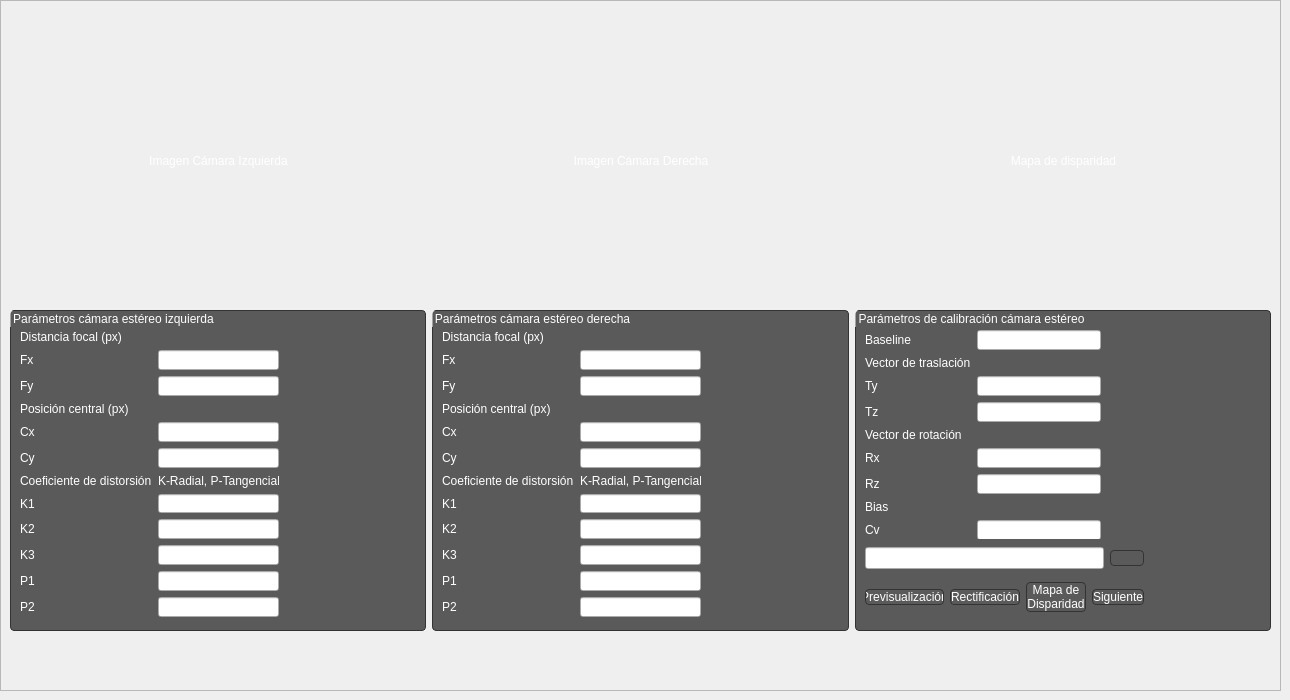
               <widget class="QWidget" name="Rectificacion">
                <widget class="QFrame" name="frame_8">
                 <property name="geometry">
                  <rect>
                   <x>0</x>
                   <y>0</y>
                   <width>1281</width>
                   <height>691</height>
                  </rect>
                 </property>
                 <property name="frameShape">
                  <enum>QFrame::StyledPanel</enum>
                 </property>
                 <property name="frameShadow">
                  <enum>QFrame::Raised</enum>
                 </property>
                 <widget class="QWidget" name="horizontalLayoutWidget_4">
                  <property name="geometry">
                   <rect>
                    <x>10</x>
                    <y>310</y>
                    <width>1261</width>
                    <height>321</height>
                   </rect>
                  </property>
                  <layout class="QHBoxLayout" name="horizontalLayout_20">
                   <item>
                    <widget class="QGroupBox" name="groupBox_4">
                     <property name="styleSheet">
                      <string notr="true">QGroupBox{
	border:1px solid rgb(51,51,51);	
	border-radius:4px;
	color:white;
	background:rgb(91,90,90);
}</string>
                     </property>
                     <property name="title">
                      <string>Parámetros cámara estéreo izquierda</string>
                     </property>
                     <widget class="QWidget" name="formLayoutWidget">
                      <property name="geometry">
                       <rect>
                        <x>10</x>
                        <y>20</y>
                        <width>259</width>
                        <height>287</height>
                       </rect>
                      </property>
                      <layout class="QFormLayout" name="formLayout">
                       <item row="0" column="0">
                        <widget class="QLabel" name="label_6">
                         <property name="styleSheet">
                          <string notr="true">color:white;</string>
                         </property>
                         <property name="text">
                          <string>Distancia focal (px)</string>
                         </property>
                         <property name="textFormat">
                          <enum>Qt::PlainText</enum>
                         </property>
                        </widget>
                       </item>
                       <item row="1" column="0">
                        <widget class="QLabel" name="label_7">
                         <property name="styleSheet">
                          <string notr="true">color:white;</string>
                         </property>
                         <property name="text">
                          <string>Fx</string>
                         </property>
                        </widget>
                       </item>
                       <item row="2" column="0">
                        <widget class="QLabel" name="label_8">
                         <property name="styleSheet">
                          <string notr="true">color:white;</string>
                         </property>
                         <property name="text">
                          <string>Fy</string>
                         </property>
                        </widget>
                       </item>
                       <item row="3" column="0">
                        <widget class="QLabel" name="label_9">
                         <property name="styleSheet">
                          <string notr="true">color:white;</string>
                         </property>
                         <property name="text">
                          <string>Posición central (px)</string>
                         </property>
                        </widget>
                       </item>
                       <item row="4" column="0">
                        <widget class="QLabel" name="label_10">
                         <property name="styleSheet">
                          <string notr="true">color:white;</string>
                         </property>
                         <property name="text">
                          <string>Cx</string>
                         </property>
                        </widget>
                       </item>
                       <item row="5" column="0">
                        <widget class="QLabel" name="label_11">
                         <property name="styleSheet">
                          <string notr="true">color:white;</string>
                         </property>
                         <property name="text">
                          <string>Cy</string>
                         </property>
                        </widget>
                       </item>
                       <item row="6" column="0">
                        <widget class="QLabel" name="label_12">
                         <property name="styleSheet">
                          <string notr="true">color:white;</string>
                         </property>
                         <property name="text">
                          <string>Coeficiente de distorsión</string>
                         </property>
                        </widget>
                       </item>
                       <item row="7" column="0">
                        <widget class="QLabel" name="label_13">
                         <property name="styleSheet">
                          <string notr="true">color:white;</string>
                         </property>
                         <property name="text">
                          <string>K1</string>
                         </property>
                        </widget>
                       </item>
                       <item row="8" column="0">
                        <widget class="QLabel" name="label_14">
                         <property name="styleSheet">
                          <string notr="true">color:white;</string>
                         </property>
                         <property name="text">
                          <string>K2</string>
                         </property>
                        </widget>
                       </item>
                       <item row="9" column="0">
                        <widget class="QLabel" name="label_15">
                         <property name="styleSheet">
                          <string notr="true">color:white;</string>
                         </property>
                         <property name="text">
                          <string>K3</string>
                         </property>
                        </widget>
                       </item>
                       <item row="11" column="0">
                        <widget class="QLabel" name="label_17">
                         <property name="styleSheet">
                          <string notr="true">color:white;</string>
                         </property>
                         <property name="text">
                          <string>P2</string>
                         </property>
                        </widget>
                       </item>
                       <item row="10" column="0">
                        <widget class="QLabel" name="label_16">
                         <property name="styleSheet">
                          <string notr="true">color:white;</string>
                         </property>
                         <property name="text">
                          <string>P1</string>
                         </property>
                        </widget>
                       </item>
                       <item row="1" column="1">
                        <widget class="QLineEdit" name="Fx_left_camera"/>
                       </item>
                       <item row="2" column="1">
                        <widget class="QLineEdit" name="Fy_left_camera"/>
                       </item>
                       <item row="4" column="1">
                        <widget class="QLineEdit" name="Cx_left_camera"/>
                       </item>
                       <item row="5" column="1">
                        <widget class="QLineEdit" name="Cy_left_camera"/>
                       </item>
                       <item row="7" column="1">
                        <widget class="QLineEdit" name="K1_left_camera"/>
                       </item>
                       <item row="8" column="1">
                        <widget class="QLineEdit" name="K2_left_camera_2"/>
                       </item>
                       <item row="9" column="1">
                        <widget class="QLineEdit" name="K3_left_camera"/>
                       </item>
                       <item row="10" column="1">
                        <widget class="QLineEdit" name="P1_left_camera"/>
                       </item>
                       <item row="11" column="1">
                        <widget class="QLineEdit" name="P2_left_camera"/>
                       </item>
                       <item row="6" column="1">
                        <widget class="QLabel" name="label_31">
                         <property name="styleSheet">
                          <string notr="true">color:white;</string>
                         </property>
                         <property name="text">
                          <string>K-Radial, P-Tangencial</string>
                         </property>
                        </widget>
                       </item>
                      </layout>
                     </widget>
                    </widget>
                   </item>
                   <item>
                    <widget class="QGroupBox" name="groupBox_7">
                     <property name="styleSheet">
                      <string notr="true">QGroupBox{
	border:1px solid rgb(51,51,51);	
	border-radius:4px;
	color:white;
	background:rgb(91,90,90);
}</string>
                     </property>
                     <property name="title">
                      <string>Parámetros cámara estéreo derecha</string>
                     </property>
                     <widget class="QWidget" name="formLayoutWidget_2">
                      <property name="geometry">
                       <rect>
                        <x>10</x>
                        <y>20</y>
                        <width>259</width>
                        <height>287</height>
                       </rect>
                      </property>
                      <layout class="QFormLayout" name="formLayout_2">
                       <item row="0" column="0">
                        <widget class="QLabel" name="label_18">
                         <property name="styleSheet">
                          <string notr="true">color:white;</string>
                         </property>
                         <property name="text">
                          <string>Distancia focal (px)</string>
                         </property>
                         <property name="textFormat">
                          <enum>Qt::PlainText</enum>
                         </property>
                        </widget>
                       </item>
                       <item row="1" column="0">
                        <widget class="QLabel" name="label_19">
                         <property name="styleSheet">
                          <string notr="true">color:white;</string>
                         </property>
                         <property name="text">
                          <string>Fx</string>
                         </property>
                        </widget>
                       </item>
                       <item row="1" column="1">
                        <widget class="QLineEdit" name="Fx_right_camera"/>
                       </item>
                       <item row="2" column="0">
                        <widget class="QLabel" name="label_20">
                         <property name="styleSheet">
                          <string notr="true">color:white;</string>
                         </property>
                         <property name="text">
                          <string>Fy</string>
                         </property>
                        </widget>
                       </item>
                       <item row="2" column="1">
                        <widget class="QLineEdit" name="Fy_right_camera"/>
                       </item>
                       <item row="3" column="0">
                        <widget class="QLabel" name="label_21">
                         <property name="styleSheet">
                          <string notr="true">color:white;</string>
                         </property>
                         <property name="text">
                          <string>Posición central (px)</string>
                         </property>
                        </widget>
                       </item>
                       <item row="4" column="0">
                        <widget class="QLabel" name="label_22">
                         <property name="styleSheet">
                          <string notr="true">color:white;</string>
                         </property>
                         <property name="text">
                          <string>Cx</string>
                         </property>
                        </widget>
                       </item>
                       <item row="4" column="1">
                        <widget class="QLineEdit" name="Cx_right_camera"/>
                       </item>
                       <item row="5" column="0">
                        <widget class="QLabel" name="label_23">
                         <property name="styleSheet">
                          <string notr="true">color:white;</string>
                         </property>
                         <property name="text">
                          <string>Cy</string>
                         </property>
                        </widget>
                       </item>
                       <item row="5" column="1">
                        <widget class="QLineEdit" name="Cy_right_camera"/>
                       </item>
                       <item row="6" column="0">
                        <widget class="QLabel" name="label_24">
                         <property name="styleSheet">
                          <string notr="true">color:white;</string>
                         </property>
                         <property name="text">
                          <string>Coeficiente de distorsión</string>
                         </property>
                        </widget>
                       </item>
                       <item row="6" column="1">
                        <widget class="QLabel" name="label_30">
                         <property name="styleSheet">
                          <string notr="true">color:white;</string>
                         </property>
                         <property name="text">
                          <string>K-Radial, P-Tangencial</string>
                         </property>
                        </widget>
                       </item>
                       <item row="7" column="0">
                        <widget class="QLabel" name="label_25">
                         <property name="styleSheet">
                          <string notr="true">color:white;</string>
                         </property>
                         <property name="text">
                          <string>K1</string>
                         </property>
                        </widget>
                       </item>
                       <item row="7" column="1">
                        <widget class="QLineEdit" name="K1_right_camera"/>
                       </item>
                       <item row="8" column="0">
                        <widget class="QLabel" name="label_26">
                         <property name="styleSheet">
                          <string notr="true">color:white;</string>
                         </property>
                         <property name="text">
                          <string>K2</string>
                         </property>
                        </widget>
                       </item>
                       <item row="8" column="1">
                        <widget class="QLineEdit" name="K2_right_camera"/>
                       </item>
                       <item row="9" column="0">
                        <widget class="QLabel" name="label_27">
                         <property name="styleSheet">
                          <string notr="true">color:white;</string>
                         </property>
                         <property name="text">
                          <string>K3</string>
                         </property>
                        </widget>
                       </item>
                       <item row="9" column="1">
                        <widget class="QLineEdit" name="K3_right_camera"/>
                       </item>
                       <item row="10" column="0">
                        <widget class="QLabel" name="label_29">
                         <property name="styleSheet">
                          <string notr="true">color:white;</string>
                         </property>
                         <property name="text">
                          <string>P1</string>
                         </property>
                        </widget>
                       </item>
                       <item row="10" column="1">
                        <widget class="QLineEdit" name="P1_right_camera"/>
                       </item>
                       <item row="11" column="0">
                        <widget class="QLabel" name="label_28">
                         <property name="styleSheet">
                          <string notr="true">color:white;</string>
                         </property>
                         <property name="text">
                          <string>P2</string>
                         </property>
                        </widget>
                       </item>
                       <item row="11" column="1">
                        <widget class="QLineEdit" name="P2_right_camera"/>
                       </item>
                      </layout>
                     </widget>
                    </widget>
                   </item>
                   <item>
                    <widget class="QGroupBox" name="groupBox_8">
                     <property name="styleSheet">
                      <string notr="true">QGroupBox{
	border:1px solid rgb(51,51,51);	
	border-radius:4px;
	color:white;
	background:rgb(91,90,90);
}</string>
                     </property>
                     <property name="title">
                      <string>Parámetros de calibración cámara estéreo</string>
                     </property>
                     <widget class="QWidget" name="formLayoutWidget_3">
                      <property name="geometry">
                       <rect>
                        <x>10</x>
                        <y>20</y>
                        <width>236</width>
                        <height>209</height>
                       </rect>
                      </property>
                      <layout class="QFormLayout" name="formLayout_3">
                       <item row="0" column="0">
                        <widget class="QLabel" name="label_33">
                         <property name="styleSheet">
                          <string notr="true">color:white;</string>
                         </property>
                         <property name="text">
                          <string>Baseline</string>
                         </property>
                        </widget>
                       </item>
                       <item row="0" column="1">
                        <widget class="QLineEdit" name="Baseline_depth"/>
                       </item>
                       <item row="1" column="0">
                        <widget class="QLabel" name="label_36">
                         <property name="styleSheet">
                          <string notr="true">color:white;</string>
                         </property>
                         <property name="text">
                          <string>Vector de traslación</string>
                         </property>
                        </widget>
                       </item>
                       <item row="2" column="0">
                        <widget class="QLabel" name="label_37">
                         <property name="styleSheet">
                          <string notr="true">color:white;</string>
                         </property>
                         <property name="text">
                          <string>Ty</string>
                         </property>
                        </widget>
                       </item>
                       <item row="2" column="1">
                        <widget class="QLineEdit" name="Ty_depth"/>
                       </item>
                       <item row="3" column="0">
                        <widget class="QLabel" name="label_38">
                         <property name="styleSheet">
                          <string notr="true">color:white;</string>
                         </property>
                         <property name="text">
                          <string>Tz</string>
                         </property>
                        </widget>
                       </item>
                       <item row="3" column="1">
                        <widget class="QLineEdit" name="Tz_depth"/>
                       </item>
                       <item row="4" column="0">
                        <widget class="QLabel" name="label_39">
                         <property name="styleSheet">
                          <string notr="true">color:white;</string>
                         </property>
                         <property name="text">
                          <string>Vector de rotación</string>
                         </property>
                        </widget>
                       </item>
                       <item row="5" column="0">
                        <widget class="QLabel" name="label_40">
                         <property name="styleSheet">
                          <string notr="true">color:white;</string>
                         </property>
                         <property name="text">
                          <string>Rx</string>
                         </property>
                        </widget>
                       </item>
                       <item row="5" column="1">
                        <widget class="QLineEdit" name="Rx_depth"/>
                       </item>
                       <item row="6" column="0">
                        <widget class="QLabel" name="label_41">
                         <property name="styleSheet">
                          <string notr="true">color:white;</string>
                         </property>
                         <property name="text">
                          <string>Rz</string>
                         </property>
                        </widget>
                       </item>
                       <item row="6" column="1">
                        <widget class="QLineEdit" name="Rz_depth"/>
                       </item>
                       <item row="8" column="0">
                        <widget class="QLabel" name="label_43">
                         <property name="styleSheet">
                          <string notr="true">color:white;</string>
                         </property>
                         <property name="text">
                          <string>Cv</string>
                         </property>
                        </widget>
                       </item>
                       <item row="8" column="1">
                        <widget class="QLineEdit" name="Cv_depth"/>
                       </item>
                       <item row="7" column="0">
                        <widget class="QLabel" name="label_32">
                         <property name="styleSheet">
                          <string notr="true">color:white;</string>
                         </property>
                         <property name="text">
                          <string>Bias</string>
                         </property>
                        </widget>
                       </item>
                      </layout>
                     </widget>
                     <widget class="QWidget" name="verticalLayoutWidget_2">
                      <property name="geometry">
                       <rect>
                        <x>10</x>
                        <y>230</y>
                        <width>279</width>
                        <height>81</height>
                       </rect>
                      </property>
                      <layout class="QVBoxLayout" name="verticalLayout_5">
                       <item>
                        <layout class="QHBoxLayout" name="horizontalLayout_5">
                         <item>
                          <widget class="QLineEdit" name="Open_rectificationfile">
                           <property name="styleSheet">
                            <string notr="true">color:white;</string>
                           </property>
                          </widget>
                         </item>
                         <item>
                          <widget class="QPushButton" name="pushButton_2">
                           <property name="styleSheet">
                            <string notr="true">QPushButton {
	color:white;
	border:1px solid rgb(51,51,51);	
	border-radius:4px;
	background-color: rgba(0,0,0,0);
}
QPushButton:hover {
	background-color: rgb(91,90,90);
}
QPushButton:pressed {	
	background-color: rgba(0,0,0,0);
}</string>
                           </property>
                           <property name="text">
                            <string/>
                           </property>
                           <property name="icon">
                            <iconset>
                             <normaloff>D:/Descargas/Minimalistic-Flat-Modern-GUI-Template-master/Minimalistic-Flat-Modern-GUI-Template-master/icons/1x/OpenFile.png</normaloff>D:/Descargas/Minimalistic-Flat-Modern-GUI-Template-master/Minimalistic-Flat-Modern-GUI-Template-master/icons/1x/OpenFile.png</iconset>
                           </property>
                          </widget>
                         </item>
                        </layout>
                       </item>
                       <item>
                        <layout class="QHBoxLayout" name="horizontalLayout_24">
                         <item>
                          <widget class="QPushButton" name="Preview">
                           <property name="styleSheet">
                            <string notr="true">QPushButton {
	color:white;
	border:1px solid rgb(51,51,51);	
	border-radius:4px;
	background-color: rgba(0,0,0,0);
}
QPushButton:hover {
	background-color: rgb(91,90,90);
}
QPushButton:pressed {	
	background-color: rgba(0,0,0,0);
}</string>
                           </property>
                           <property name="text">
                            <string>Previsualización</string>
                           </property>
                          </widget>
                         </item>
                         <item>
                          <widget class="QPushButton" name="Rectification_2">
                           <property name="styleSheet">
                            <string notr="true">QPushButton {
	color:white;
	border:1px solid rgb(51,51,51);	
	border-radius:4px;
	background-color: rgba(0,0,0,0);
}
QPushButton:hover {
	background-color: rgb(91,90,90);
}
QPushButton:pressed {	
	background-color: rgba(0,0,0,0);
}</string>
                           </property>
                           <property name="text">
                            <string>Rectificación</string>
                           </property>
                          </widget>
                         </item>
                         <item>
                          <widget class="QPushButton" name="Disparity_Map_Bt">
                           <property name="styleSheet">
                            <string notr="true">QPushButton {
	color:white;
	border:1px solid rgb(51,51,51);	
	border-radius:4px;
	background-color: rgba(0,0,0,0);
}
QPushButton:hover {
	background-color: rgb(91,90,90);
}
QPushButton:pressed {	
	background-color: rgba(0,0,0,0);
}</string>
                           </property>
                           <property name="text">
                            <string>Mapa de
Disparidad</string>
                           </property>
                          </widget>
                         </item>
                         <item>
                          <widget class="QPushButton" name="pushButton_3">
                           <property name="styleSheet">
                            <string notr="true">QPushButton {
	color:white;
	border:1px solid rgb(51,51,51);	
	border-radius:4px;
	background-color: rgba(0,0,0,0);
}
QPushButton:hover {
	background-color: rgb(91,90,90);
}
QPushButton:pressed {	
	background-color: rgba(0,0,0,0);
}</string>
                           </property>
                           <property name="text">
                            <string>Siguiente</string>
                           </property>
                           <property name="icon">
                            <iconset>
                             <normaloff>../../../Documents/GUIUVVIS/Minimalistic-Flat-Modern-GUI-Template-master/icons/1x/ForwardAsset.png</normaloff>../../../Documents/GUIUVVIS/Minimalistic-Flat-Modern-GUI-Template-master/icons/1x/ForwardAsset.png</iconset>
                           </property>
                          </widget>
                         </item>
                        </layout>
                       </item>
                      </layout>
                     </widget>
                    </widget>
                   </item>
                  </layout>
                 </widget>
                 <widget class="QWidget" name="horizontalLayoutWidget_2">
                  <property name="geometry">
                   <rect>
                    <x>10</x>
                    <y>10</y>
                    <width>1262</width>
                    <height>301</height>
                   </rect>
                  </property>
                  <layout class="QHBoxLayout" name="horizontalLayout_3">
                   <item>
                    <widget class="QLabel" name="left_camera">
                     <property name="minimumSize">
                      <size>
                       <width>416</width>
                       <height>299</height>
                      </size>
                     </property>
                     <property name="styleSheet">
                      <string notr="true">color:white;</string>
                     </property>
                     <property name="text">
                      <string>Imagen Cámara Izquierda</string>
                     </property>
                     <property name="alignment">
                      <set>Qt::AlignCenter</set>
                     </property>
                    </widget>
                   </item>
                   <item>
                    <widget class="QLabel" name="right_camera">
                     <property name="minimumSize">
                      <size>
                       <width>416</width>
                       <height>299</height>
                      </size>
                     </property>
                     <property name="styleSheet">
                      <string notr="true">color:white;</string>
                     </property>
                     <property name="text">
                      <string>Imagen Cámara Derecha</string>
                     </property>
                     <property name="alignment">
                      <set>Qt::AlignCenter</set>
                     </property>
                    </widget>
                   </item>
                   <item>
                    <widget class="QLabel" name="disparity_map">
                     <property name="minimumSize">
                      <size>
                       <width>416</width>
                       <height>299</height>
                      </size>
                     </property>
                     <property name="styleSheet">
                      <string notr="true">color:white;</string>
                     </property>
                     <property name="text">
                      <string>Mapa de disparidad</string>
                     </property>
                     <property name="alignment">
                      <set>Qt::AlignCenter</set>
                     </property>
                    </widget>
                   </item>
                  </layout>
                 </widget>
                </widget>
               </widget>
